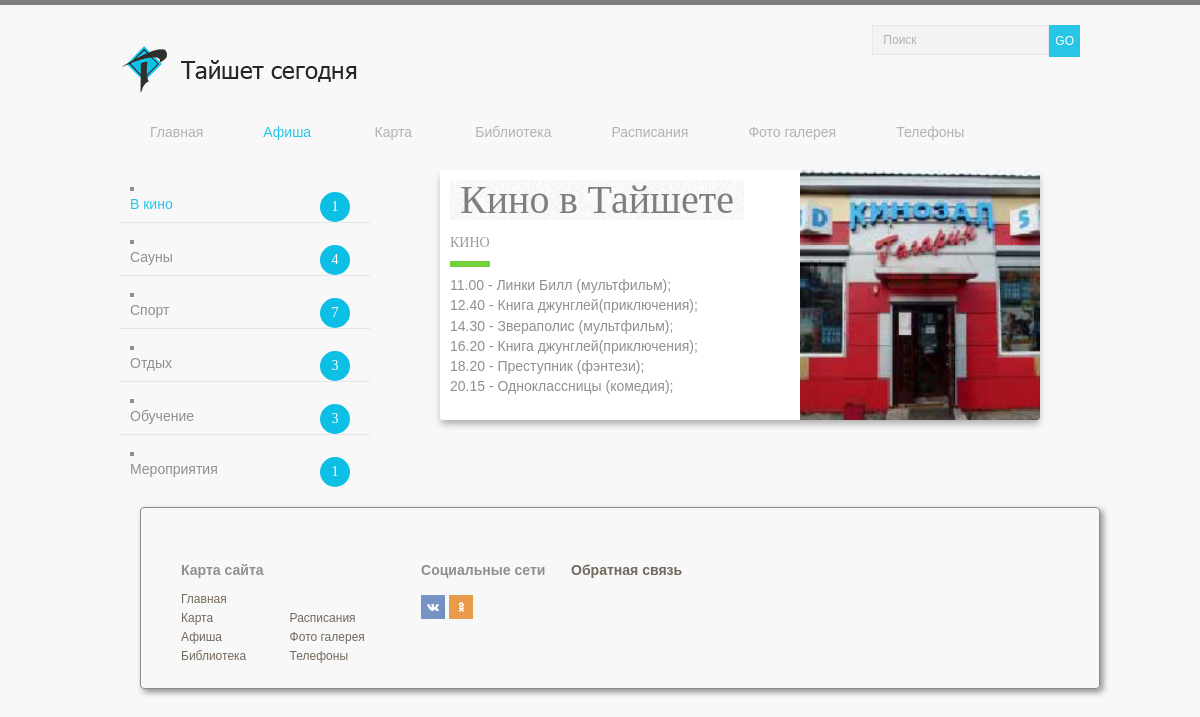
The app's page /afisha.php, older data.
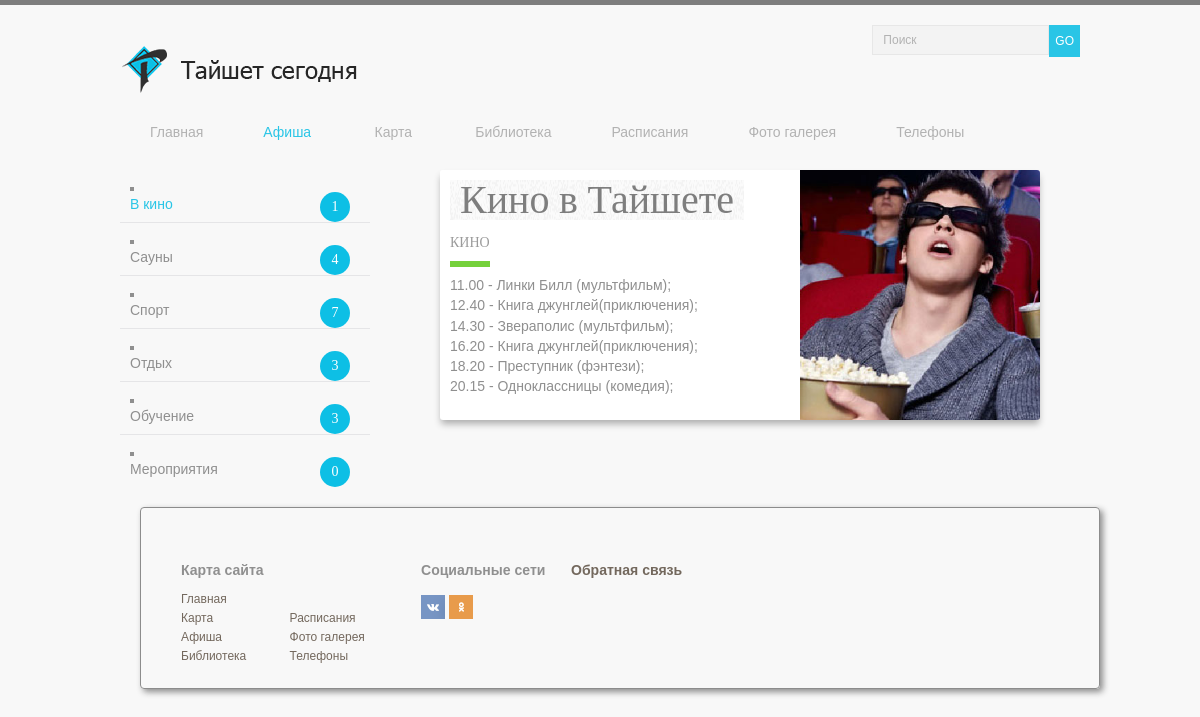
The same page, newer data.
### tables this page shows
CREATE TABLE afisha (id INTEGER PRIMARY KEY, name_tipe TEXT, img TEXT, zag TEXT, date TEXT, time TIME, place TEXT, tel TEXT, money TEXT, tipe TEXT);

### template/blockPageAfishaOne.php (the view, shortened to what this page needs)
<section>
	<?php
    $db = new PDO("sqlite:admin/post3.db");
  	$res = $db->query("SELECT * FROM afisha WHERE name_tipe = 'кино';");
	foreach ($res as $array) {
		$block_img = $array['img'];
		$block_zag = $array['zag'];
        $block_text = $array['tipe'];
        $block_tipe = $array['name_tipe'];
		 echo("<div class=\"blog-card alt\">");
	     echo("<div class=\"photo\" style=\"background: url(".$block_img.") center / cover no-repeat;\"></div>");
		 echo("<div class=\"description\">");
		 echo("<h1>".$block_zag."</h1>");
		 echo("<h2>".$block_tipe."</h2>");
		 echo("<p class=\"summary\">".$block_text."</p>");
	     echo("</div>");
		 echo("</div>");
		 }
	?>
</section>

### template/leftMenuAfisha.php
<aside>
<nav>
	<ul class="aside-menu">
	<?php
	$db = new PDO("sqlite:admin/post3.db");
  	$res = $db->query("SELECT COUNT(id) FROM afisha WHERE name_tipe = 'мероприятия';");
  	$resTwo = $db->query("SELECT COUNT(id) FROM afisha WHERE name_tipe = 'кино';");
  	$resThree = $db->query("SELECT COUNT(id) FROM afisha WHERE name_tipe = 'сауны';");
  	$resFore = $db->query("SELECT COUNT(id) FROM afisha WHERE name_tipe = 'спорт';");
  	$resFive = $db->query("SELECT COUNT(id) FROM afisha WHERE name_tipe = 'отдых';");
  	$resSix = $db->query("SELECT COUNT(id) FROM afisha WHERE name_tipe = 'обучение';");
  	$rows= $res->fetchColumn();
  	$rowsTwo= $resTwo->fetchColumn();
    $rowsThree= $resThree->fetchColumn();
    $rowsFore= $resFore->fetchColumn();
    $rowsFive= $resFive->fetchColumn();
     $rowsSix= $resSix->fetchColumn();
		echo("<li><a href=\"afisha.php\">В кино</a><p class=\"blueBlock\">".$rowsTwo."</p></li>");
		echo("<li><a href=\"saunaAfisha.php\">Сауны<p class=\"blueBlock\">".$rowsThree."</p></a></li>");
		echo("<li><a href=\"sportAfisha.php\">Спорт<p class=\"blueBlock\">".$rowsFore."</p></a></li>");
		echo("<li><a href=\"restAfisha.php\">Отдых<p class=\"blueBlock\">".$rowsFive."</p></a></li>");
		echo("<li><a href=\"aducationAfisha.php\">Обучение<p class=\"blueBlock\">".$rowsSix."</p></a></li>");
		echo("<li><a href=\"sityAfisha.php\">Мероприятия<p class=\"blueBlock\">".$rows."</p></a></li>");
		?>
	</ul>
</nav>
</aside>

Row changes from the older to the newer data that the page shows:
changed afisha "Кино в Тайшете": img: a different picture
Text that changed along with them:
$rows: "1" → "0"
